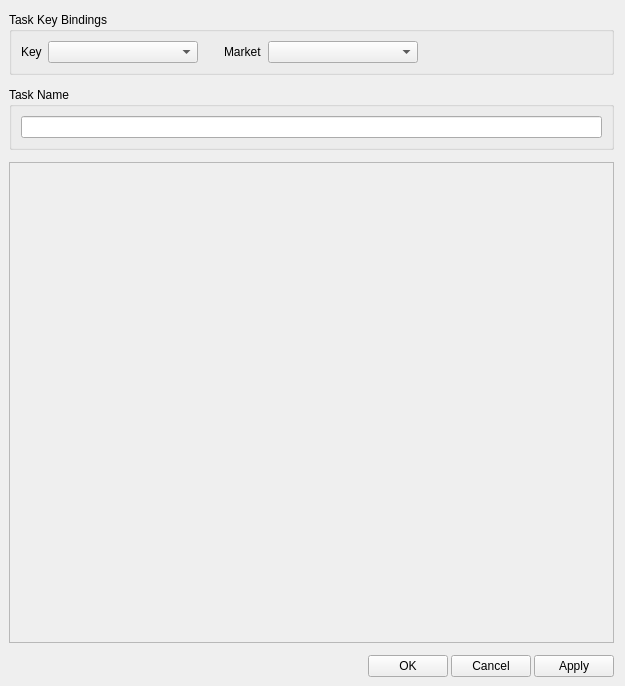
<?xml version="1.0" encoding="UTF-8"?>
<ui version="4.0">
 <class>TaskKeyBindingsDialog</class>
 <widget class="QWidget" name="TaskKeyBindingsDialog">
  <property name="windowModality">
   <enum>Qt::NonModal</enum>
  </property>
  <property name="geometry">
   <rect>
    <x>0</x>
    <y>0</y>
    <width>625</width>
    <height>686</height>
   </rect>
  </property>
  <property name="windowTitle">
   <string>Task Key Bindings</string>
  </property>
  <property name="windowIcon">
   <iconset resource="../../Resources/Resources.qrc">
    <normaloff>:/icons/keyboard_key.png</normaloff>:/icons/keyboard_key.png</iconset>
  </property>
  <layout class="QVBoxLayout" name="verticalLayout_2">
   <property name="spacing">
    <number>12</number>
   </property>
   <property name="leftMargin">
    <number>9</number>
   </property>
   <property name="topMargin">
    <number>12</number>
   </property>
   <property name="bottomMargin">
    <number>9</number>
   </property>
   <item>
    <layout class="QVBoxLayout" name="m_taskKeyBindingsLayout">
     <item>
      <widget class="QGroupBox" name="m_taskGroupBox">
       <property name="title">
        <string>Task Key Bindings</string>
       </property>
       <layout class="QHBoxLayout" name="horizontalLayout">
        <property name="spacing">
         <number>6</number>
        </property>
        <item>
         <layout class="QHBoxLayout" name="m_keyLayout">
          <item>
           <widget class="QLabel" name="m_keyLabel">
            <property name="sizePolicy">
             <sizepolicy hsizetype="Fixed" vsizetype="Preferred">
              <horstretch>0</horstretch>
              <verstretch>0</verstretch>
             </sizepolicy>
            </property>
            <property name="text">
             <string>Key</string>
            </property>
           </widget>
          </item>
          <item>
           <widget class="QComboBox" name="m_keyComboBox">
            <property name="minimumSize">
             <size>
              <width>150</width>
              <height>0</height>
             </size>
            </property>
            <property name="maximumSize">
             <size>
              <width>150</width>
              <height>16777215</height>
             </size>
            </property>
           </widget>
          </item>
         </layout>
        </item>
        <item>
         <spacer name="m_keyToMarketSpacer">
          <property name="orientation">
           <enum>Qt::Horizontal</enum>
          </property>
          <property name="sizeType">
           <enum>QSizePolicy::Fixed</enum>
          </property>
          <property name="sizeHint" stdset="0">
           <size>
            <width>20</width>
            <height>20</height>
           </size>
          </property>
         </spacer>
        </item>
        <item>
         <layout class="QHBoxLayout" name="m_marketLayout">
          <item>
           <widget class="QLabel" name="m_marketLabel">
            <property name="sizePolicy">
             <sizepolicy hsizetype="Fixed" vsizetype="Preferred">
              <horstretch>0</horstretch>
              <verstretch>0</verstretch>
             </sizepolicy>
            </property>
            <property name="text">
             <string>Market</string>
            </property>
           </widget>
          </item>
          <item>
           <widget class="QComboBox" name="m_marketComboBox">
            <property name="minimumSize">
             <size>
              <width>150</width>
              <height>0</height>
             </size>
            </property>
            <property name="maximumSize">
             <size>
              <width>150</width>
              <height>16777215</height>
             </size>
            </property>
           </widget>
          </item>
         </layout>
        </item>
        <item>
         <spacer name="m_marketToEdgeSpacer">
          <property name="orientation">
           <enum>Qt::Horizontal</enum>
          </property>
          <property name="sizeHint" stdset="0">
           <size>
            <width>40</width>
            <height>20</height>
           </size>
          </property>
         </spacer>
        </item>
       </layout>
      </widget>
     </item>
    </layout>
   </item>
   <item>
    <widget class="QGroupBox" name="m_taskNameGroup">
     <property name="title">
      <string>Task Name</string>
     </property>
     <layout class="QVBoxLayout" name="verticalLayout">
      <item>
       <widget class="QLineEdit" name="m_taskNameInput"/>
      </item>
     </layout>
    </widget>
   </item>
   <item>
    <widget class="QScrollArea" name="m_canvasScrollArea">
     <property name="widgetResizable">
      <bool>true</bool>
     </property>
     <widget class="QWidget" name="m_canvasLayout">
      <property name="geometry">
       <rect>
        <x>0</x>
        <y>0</y>
        <width>603</width>
        <height>486</height>
       </rect>
      </property>
      <layout class="QVBoxLayout" name="verticalLayout_3"/>
     </widget>
    </widget>
   </item>
   <item>
    <layout class="QHBoxLayout" name="m_buttonLayout">
     <property name="spacing">
      <number>3</number>
     </property>
     <item>
      <spacer name="m_buttonSpacer">
       <property name="orientation">
        <enum>Qt::Horizontal</enum>
       </property>
       <property name="sizeHint" stdset="0">
        <size>
         <width>40</width>
         <height>20</height>
        </size>
       </property>
      </spacer>
     </item>
     <item>
      <widget class="QPushButton" name="m_okButton">
       <property name="text">
        <string>OK</string>
       </property>
      </widget>
     </item>
     <item>
      <widget class="QPushButton" name="m_cancelButton">
       <property name="text">
        <string>Cancel</string>
       </property>
      </widget>
     </item>
     <item>
      <widget class="QPushButton" name="m_applyButton">
       <property name="text">
        <string>Apply</string>
       </property>
      </widget>
     </item>
    </layout>
   </item>
  </layout>
 </widget>
 <resources>
  <include location="../../Resources/Resources.qrc"/>
 </resources>
 <connections/>
</ui>
